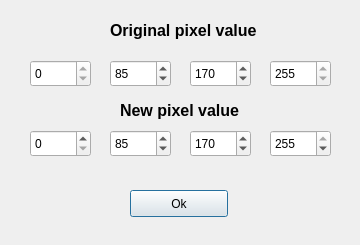
<?xml version="1.0" encoding="UTF-8"?>
<ui version="4.0">
 <class>PixelTForm</class>
 <widget class="QDialog" name="PixelTForm">
  <property name="geometry">
   <rect>
    <x>0</x>
    <y>0</y>
    <width>360</width>
    <height>245</height>
   </rect>
  </property>
  <property name="windowTitle">
   <string>Set pixel transformation</string>
  </property>
  <widget class="QSpinBox" name="origPixelBox1">
   <property name="enabled">
    <bool>true</bool>
   </property>
   <property name="geometry">
    <rect>
     <x>30</x>
     <y>60</y>
     <width>61</width>
     <height>27</height>
    </rect>
   </property>
   <property name="readOnly">
    <bool>true</bool>
   </property>
   <property name="maximum">
    <number>255</number>
   </property>
  </widget>
  <widget class="QSpinBox" name="origPixelBox4">
   <property name="enabled">
    <bool>true</bool>
   </property>
   <property name="geometry">
    <rect>
     <x>270</x>
     <y>60</y>
     <width>61</width>
     <height>27</height>
    </rect>
   </property>
   <property name="readOnly">
    <bool>true</bool>
   </property>
   <property name="maximum">
    <number>255</number>
   </property>
   <property name="value">
    <number>255</number>
   </property>
  </widget>
  <widget class="QSpinBox" name="origPixelBox2">
   <property name="enabled">
    <bool>true</bool>
   </property>
   <property name="geometry">
    <rect>
     <x>110</x>
     <y>60</y>
     <width>61</width>
     <height>27</height>
    </rect>
   </property>
   <property name="readOnly">
    <bool>false</bool>
   </property>
   <property name="maximum">
    <number>255</number>
   </property>
   <property name="value">
    <number>85</number>
   </property>
  </widget>
  <widget class="QSpinBox" name="origPixelBox3">
   <property name="enabled">
    <bool>true</bool>
   </property>
   <property name="geometry">
    <rect>
     <x>190</x>
     <y>60</y>
     <width>61</width>
     <height>27</height>
    </rect>
   </property>
   <property name="readOnly">
    <bool>false</bool>
   </property>
   <property name="maximum">
    <number>255</number>
   </property>
   <property name="value">
    <number>170</number>
   </property>
  </widget>
  <widget class="QSpinBox" name="newPixelBox4">
   <property name="enabled">
    <bool>true</bool>
   </property>
   <property name="geometry">
    <rect>
     <x>270</x>
     <y>130</y>
     <width>61</width>
     <height>27</height>
    </rect>
   </property>
   <property name="readOnly">
    <bool>false</bool>
   </property>
   <property name="maximum">
    <number>255</number>
   </property>
   <property name="value">
    <number>255</number>
   </property>
  </widget>
  <widget class="QSpinBox" name="newPixelBox2">
   <property name="enabled">
    <bool>true</bool>
   </property>
   <property name="geometry">
    <rect>
     <x>110</x>
     <y>130</y>
     <width>61</width>
     <height>27</height>
    </rect>
   </property>
   <property name="readOnly">
    <bool>false</bool>
   </property>
   <property name="maximum">
    <number>255</number>
   </property>
   <property name="value">
    <number>85</number>
   </property>
  </widget>
  <widget class="QSpinBox" name="newPixelBox3">
   <property name="enabled">
    <bool>true</bool>
   </property>
   <property name="geometry">
    <rect>
     <x>190</x>
     <y>130</y>
     <width>61</width>
     <height>27</height>
    </rect>
   </property>
   <property name="readOnly">
    <bool>false</bool>
   </property>
   <property name="maximum">
    <number>255</number>
   </property>
   <property name="value">
    <number>170</number>
   </property>
  </widget>
  <widget class="QSpinBox" name="newPixelBox1">
   <property name="enabled">
    <bool>true</bool>
   </property>
   <property name="geometry">
    <rect>
     <x>30</x>
     <y>130</y>
     <width>61</width>
     <height>27</height>
    </rect>
   </property>
   <property name="readOnly">
    <bool>false</bool>
   </property>
   <property name="maximum">
    <number>255</number>
   </property>
  </widget>
  <widget class="QLabel" name="origLabel">
   <property name="geometry">
    <rect>
     <x>110</x>
     <y>20</y>
     <width>161</width>
     <height>21</height>
    </rect>
   </property>
   <property name="text">
    <string>&lt;html&gt;&lt;head/&gt;&lt;body&gt;&lt;p&gt;&lt;span style=&quot; font-size:12pt; font-weight:600;&quot;&gt;Original pixel value&lt;/span&gt;&lt;/p&gt;&lt;/body&gt;&lt;/html&gt;</string>
   </property>
   <property name="textFormat">
    <enum>Qt::RichText</enum>
   </property>
  </widget>
  <widget class="QLabel" name="origLabel_2">
   <property name="geometry">
    <rect>
     <x>120</x>
     <y>100</y>
     <width>131</width>
     <height>21</height>
    </rect>
   </property>
   <property name="text">
    <string>&lt;html&gt;&lt;head/&gt;&lt;body&gt;&lt;p&gt;&lt;span style=&quot; font-size:12pt; font-weight:600;&quot;&gt;New pixel value&lt;/span&gt;&lt;/p&gt;&lt;/body&gt;&lt;/html&gt;</string>
   </property>
   <property name="textFormat">
    <enum>Qt::RichText</enum>
   </property>
  </widget>
  <widget class="QPushButton" name="okButton">
   <property name="geometry">
    <rect>
     <x>130</x>
     <y>190</y>
     <width>98</width>
     <height>27</height>
    </rect>
   </property>
   <property name="text">
    <string>Ok</string>
   </property>
  </widget>
 </widget>
 <tabstops>
  <tabstop>origPixelBox1</tabstop>
  <tabstop>origPixelBox2</tabstop>
  <tabstop>origPixelBox3</tabstop>
  <tabstop>origPixelBox4</tabstop>
  <tabstop>newPixelBox1</tabstop>
  <tabstop>newPixelBox2</tabstop>
  <tabstop>newPixelBox3</tabstop>
  <tabstop>newPixelBox4</tabstop>
  <tabstop>okButton</tabstop>
 </tabstops>
 <resources/>
 <connections/>
</ui>
